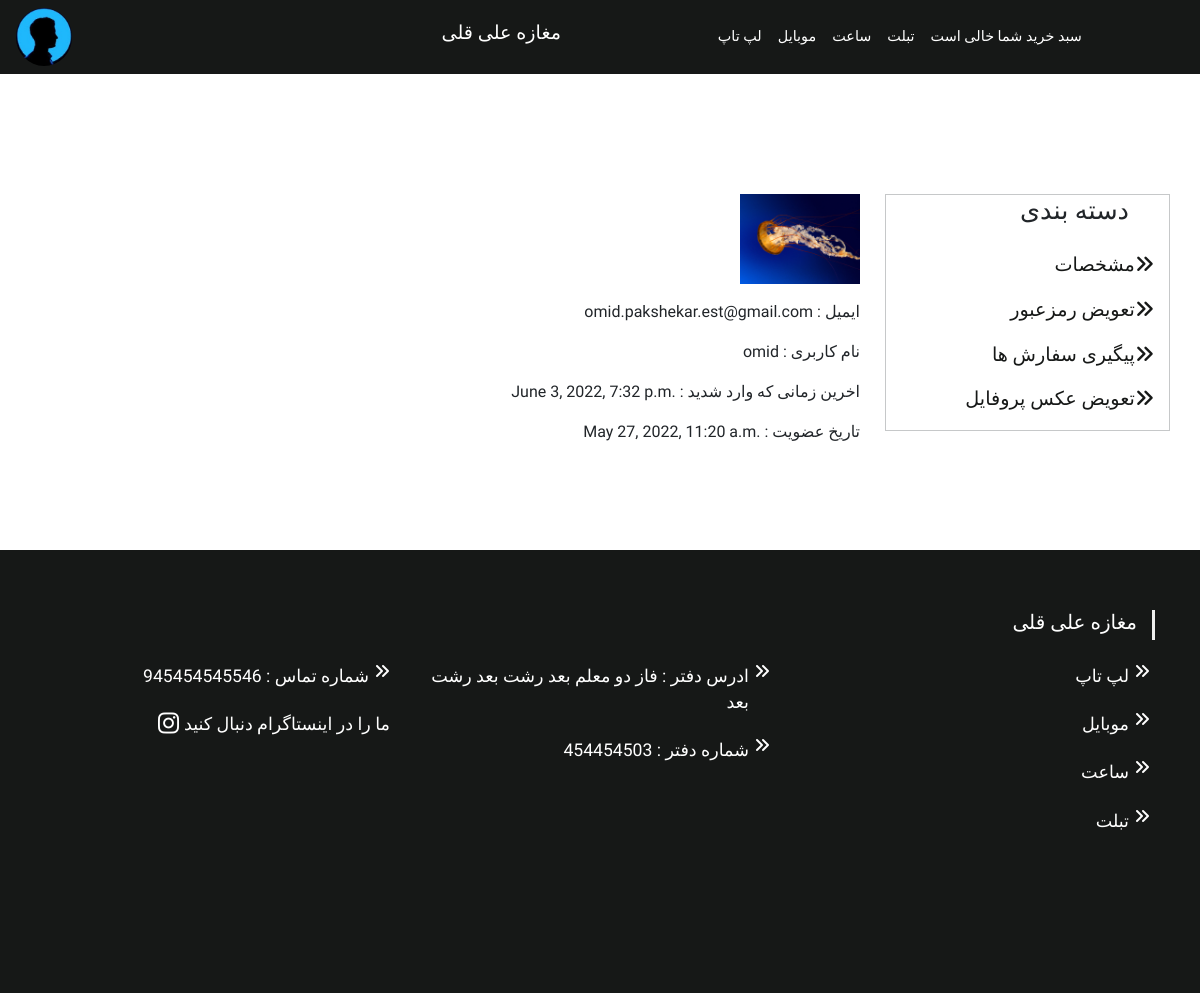
/customers/profile/ (signed in), run on an earlier commit of the app's database.
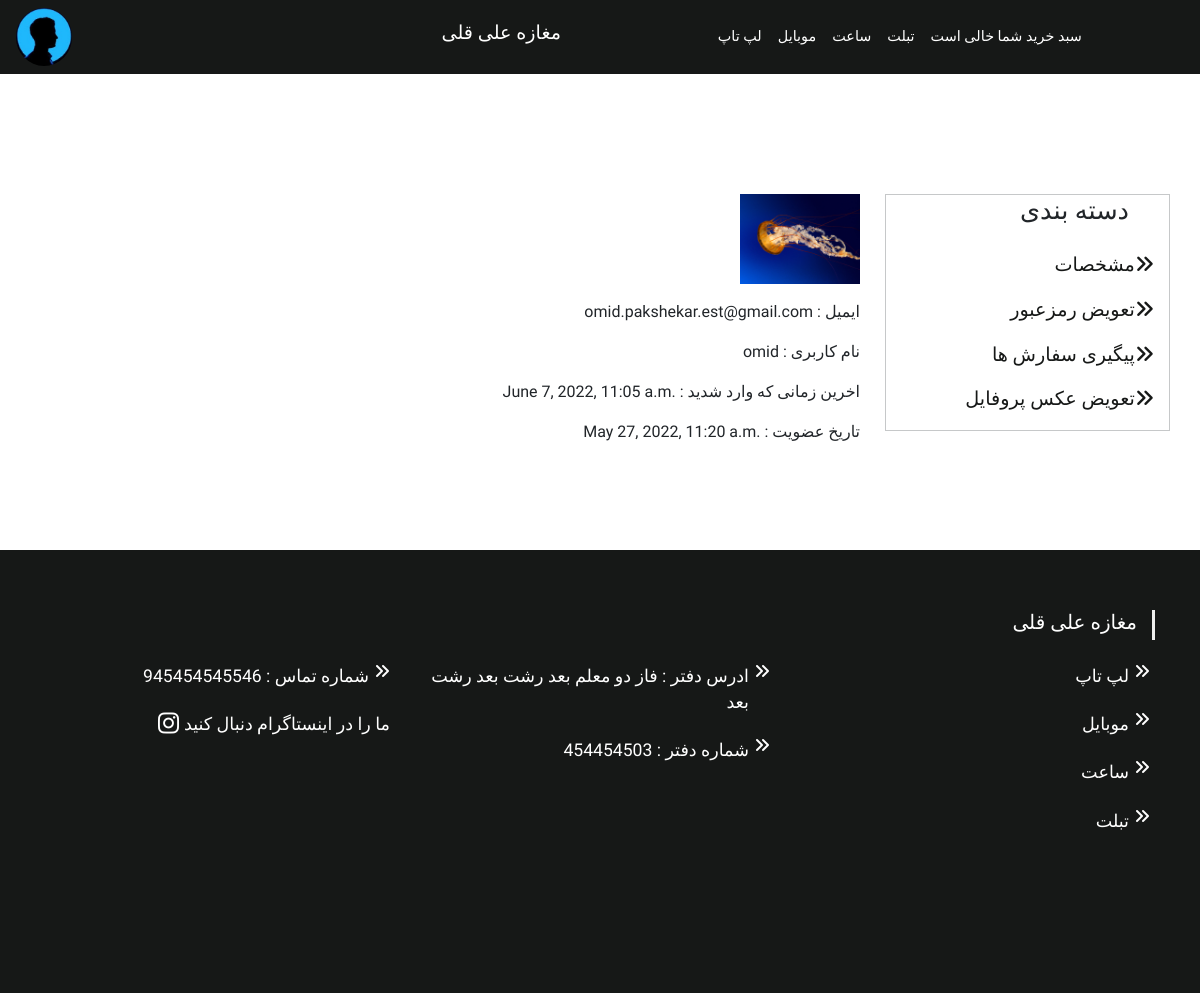
And on a later commit of the database.
### customers/models.py (models this page shows, shortened)
class CustomUser(AbstractBaseUser):
    class Meta:
        verbose_name_plural = "Customers"
    email 				= models.EmailField(verbose_name="email", max_length=60, unique=True)
    username 			= models.CharField(max_length=30, unique=True)
    date_joined			= models.DateTimeField(verbose_name='date joined', auto_now_add=True)
    last_login			= models.DateTimeField(verbose_name='last login', auto_now=True)
    is_admin			= models.BooleanField(default=False)
    is_active			= models.BooleanField(default=True)
    is_staff			= models.BooleanField(default=False)
    is_superuser		= models.BooleanField(default=False)
    profile_image       = models.ImageField(max_length=255, upload_to=get_profile_image_filepath, null=True, blank=True, default=get_default_profile_image)
    hide_email          = models.BooleanField(default=True)
    USERNAME_FIELD = 'email'
    REQUIRED_FIELDS = ['username']
    objects = MyAccountManager()
    def __str__(self):
        return self.email

### customers/views.py (the view, shortened to what this page needs)
# urls.py: path('profile/', login_required(views.ProfileView.as_view()), name='profile'),
class ProfileView(TemplateView):
    template_name = 'customers/profile.html'
    def get_context_data(self, **kwargs):
        context = super().get_context_data(**kwargs)
        user_ = CustomUser.objects.get(email=self.request.user)
        slug_ = self.kwargs.get('slug')
        order_ = None
        if slug_ == "order-history":
            order_ = Order.objects.filter(user= user_)
            self.template_name = 'customers/order_history.html'
        form_ = None
        if slug_ == "change-profile-image":
            form_ = ChangeProfileImageForm()
            self.template_name = 'customers/change_profile_image.html'
        context.update({'user': user_, 'order_': order_, 'form_' : form_})
        return context

### cart/cart.py (called while the page is built)
    def __len__(self):
        return sum(item['quantity'] for item in self.cart.values())

### cart/context_processors.py (called while the page is built)
def cart(request):
    return {'cart': Cart(request)}

### customers/templates/customers/profile.html (shortened to what this page needs)
{% extends 'customers_base.html' %}
{% load static %}
{% block content2 %}
  <div class="" style="float:right; margin-right:10px; text-align:right;">
    <p ><img style="width:120px;" src="{{user.profile_image.url}}" alt=""></p>
    <p>{{user.email}} : ایمیل</p>
    <p>{{user.username}} : نام کاربری </p>
    <p>{{user.last_login}} : اخرین زمانی که وارد شدید</p>
    <p>{{user.date_joined}} : تاریخ عضویت</p>
  </div>
{% endblock %}

What changed in the data, as far as the page shows it:
changed CustomUser "omid.pakshekar.est@gmail.com": last_login "June 3, 2022, 7:32 p.m." → "June 7, 2022, 11:05 a.m."
